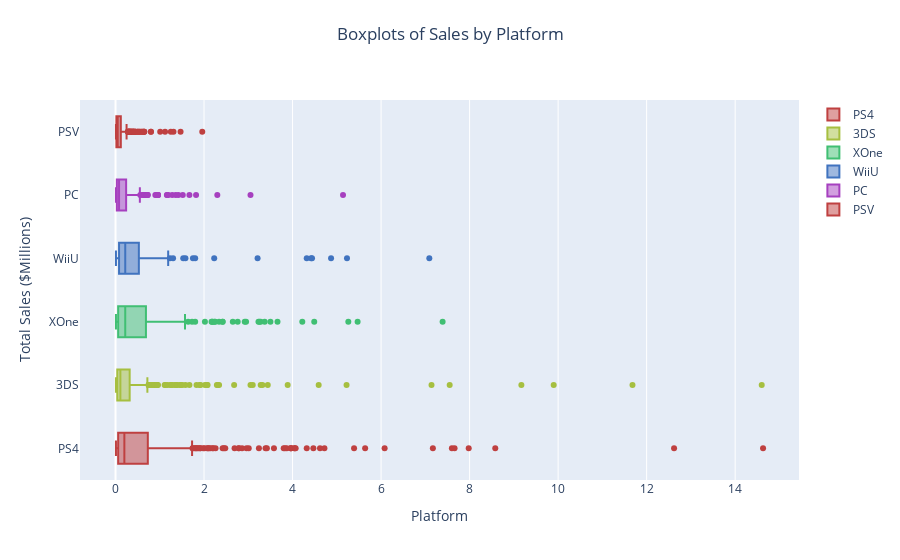

Source (notebook cell):
### Code cell
# Groupby by platform and find total_sales
platform_sales = df.groupby(['platform'])['total_sales'].sum().sort_values(ascending=False).reset_index()

# Create rainbow colors for boxplot
c = ['hsl('+str(h)+',50%'+',50%)' for h in np.linspace(0, 360, len(platform_sales['platform']))]

# Create box plot of total_sales by platform
fig = go.Figure()

# Add trace for each platform
for i in range(len(platform_sales['platform'])):
    fig.add_trace(go.Box(x=df[df['platform'] == platform_sales.iloc[i, platform_sales.columns.get_loc('platform')]]['total_sales'],
                         name=platform_sales.iloc[i, platform_sales.columns.get_loc('platform')],
                         marker_color=c[i]))
    
# Update figure, center title, change xaxis title font size, change yaxis title font size
fig.update_layout(title_text='Boxplots of Sales by Platform',
                  title={'y':0.95,
                        'x':0.5,
                        'xanchor': 'center',
                        'yanchor': 'top'},
                    xaxis_title='Platform',
                    yaxis_title='Total Sales ($Millions)')

# Show figure
fig.show()

### Figure 1 — Plotly figure (JSON) as saved in the notebook; plotly's stock layout.template omitted (floating-point values rounded to 4 significant figures; data arrays with more than 128 entries replaced by an {"elided": "..."} marker saying what was removed)
{"data": [{"marker": {"color": "hsl(0.0,50%,50%)"}, "name": "PS4", "type": "box", "x": {"elided": "392 float values"}}, {"marker": {"color": "hsl(72.0,50%,50%)"}, "name": "3DS", "type": "box", "x": {"elided": "397 float values"}}, {"marker": {"color": "hsl(144.0,50%,50%)"}, "name": "XOne", "type": "box", "x": {"elided": "247 float values"}}, {"marker": {"color": "hsl(216.0,50%,50%)"}, "name": "WiiU", "type": "box", "x": {"elided": "147 float values"}}, {"marker": {"color": "hsl(288.0,50%,50%)"}, "name": "PC", "type": "box", "x": {"elided": "255 float values"}}, {"marker": {"color": "hsl(360.0,50%,50%)"}, "name": "PSV", "type": "box", "x": {"elided": "411 float values"}}], "layout": {"title": {"text": "Boxplots of Sales by Platform", "x": 0.5, "xanchor": "center", "y": 0.95, "yanchor": "top"}, "xaxis": {"title": {"text": "Platform"}}, "yaxis": {"title": {"text": "Total Sales ($Millions)"}}}}
